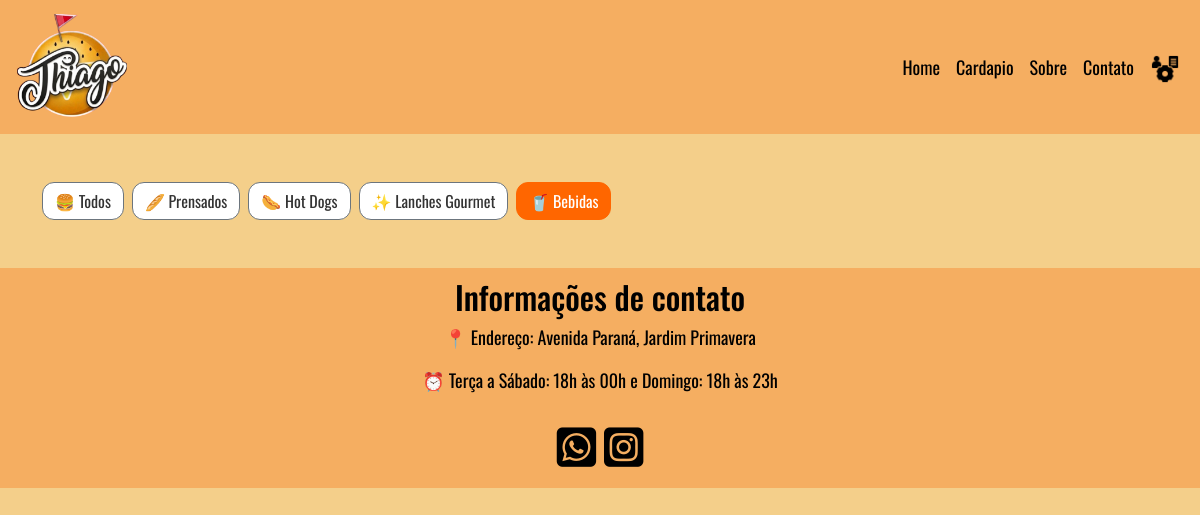
The page /cardapio?param=cardapio&categoria=BEBIDAS on the database as committed earlier.
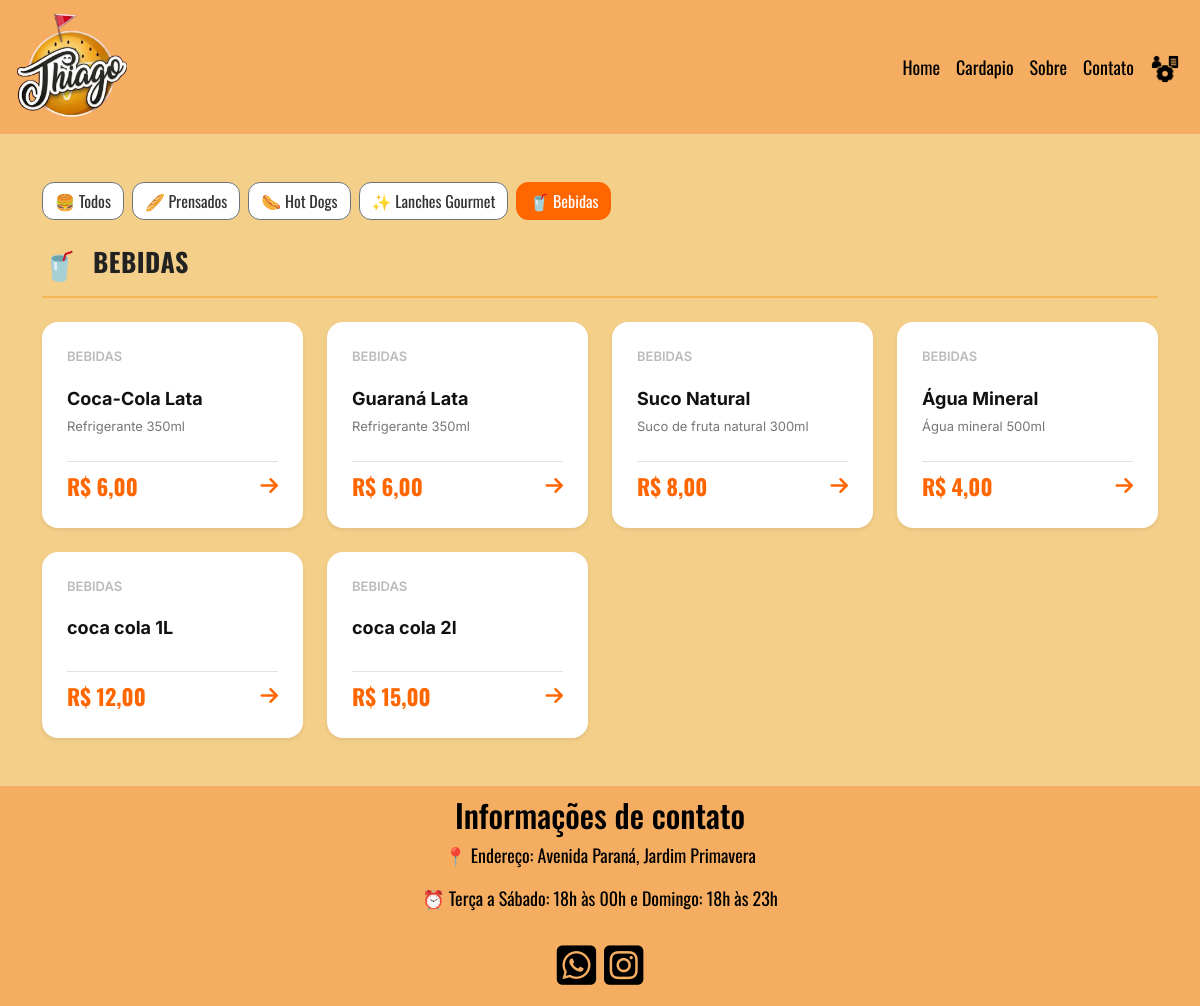
The same page on the database as committed later.
### tables this page shows
CREATE TABLE `produto` (
  `id_produto` int(11) NOT NULL,
  `id_categoria` int(11) NOT NULL,
  `nome_lanches` varchar(100) NOT NULL,
  `preco` float(10,2) NOT NULL,
  `popular` tinyint(1) DEFAULT 0,
  `ingredientes` text DEFAULT NULL
);

CREATE TABLE `categoria` (
  `id_categoria` int(11) NOT NULL,
  `nome_categoria` varchar(100) NOT NULL
);

### include/funcoes.php (called while the page is built, shortened)
<?php
function buscarTodosProdutos(mysqli $conn): array
{
    $cardapio = [];
    $icones = [
        'PRENSADOS' => '🥖',
        'HOT DOGS' => '🌭',
        'LANCHES GOURMET' => '✨',
        'BEBIDAS' => '🥤'
    ];
    $sql = "SELECT p.id_produto, p.nome_lanches, p.preco,
                   p.popular, p.ingredientes, c.nome_categoria
            FROM produto p
            JOIN categoria c ON p.id_categoria = c.id_categoria
            ORDER BY c.id_categoria, p.id_produto";
    $res = $conn->query($sql);
    while ($linha = $res->fetch_assoc()) {
        $categoria = strtoupper($linha['nome_categoria']);
        if (!isset($cardapio[$categoria])) {
            $cardapio[$categoria] = [
                'secao_titulo' => $categoria,
                'secao_icon'   => $icones[$categoria] ?? '🍔',
                'lanches'      => []
            ];
        }
        $ehPopular = ($linha['popular'] == 1 || $linha['popular'] === '1' || $linha['popular'] === true);
        $cardapio[$categoria]['lanches'][] = [
            'num'          => $categoria,
            'nome'         => $linha['nome_lanches'],
            'preco'        => (float) $linha['preco'],
            'ingredientes' => $linha['ingredientes'] ?? '',
            'popular'      => $ehPopular
        ];
    }
    return array_values($cardapio);
}

### pagina/cardapio.php (the view, shortened to what the changed rows need)
<?php
require_once "include/funcoes.php";
$cardapio_completo = buscarTodosProdutos($conn);
function filtrarPorCategoria(array $secoes, $categoriaSelecionada): array {
    $resultado = [];
    foreach ($secoes as $secao) {
        if (strtoupper($secao['secao_titulo']) === strtoupper($categoriaSelecionada)) {
            $resultado[] = $secao;
        }
    }
    return $resultado;
}
$categoriaAtual = $_GET['categoria'] ?? 'TODOS';
$cardapioParaExibir = filtrarPorCategoria($cardapio_completo, $categoriaAtual);
?>
<!DOCTYPE html>
<html lang="pt-br">
<head>
    <link href="https://cdn.jsdelivr.net/npm/bootstrap@5.3.0/dist/css/bootstrap.min.css" rel="stylesheet">
    <link rel="stylesheet" href="css/cardapio.css">
    <link rel="stylesheet" href="https://cdnjs.cloudflare.com/ajax/libs/font-awesome/6.5.1/css/all.min.css">
</head>
<body>
<div class="container menu-conteudo my-5">
    <?php foreach ($cardapioParaExibir as $secao): ?>
        <div class="menu-secao mb-5">
            <div class="secao-header d-flex align-items-center mb-4">
                <span class="secao-icon"><?php echo $secao['secao_icon']; ?></span>
                <h2 class="secao-title ms-3"><?php echo $secao['secao_titulo']; ?></h2>
            </div>
            <div class="row row-cols-1 row-cols-sm-2 row-cols-md-4 g-4">
                <?php foreach ($secao['lanches'] as $lanche): ?>
                    <div class="col">
                        <div class="card card-menu h-100 shadow-sm border-0 position-relative">
                            <div class="card-body d-flex flex-column justify-content-between p-4">
                                <div class="d-flex justify-content-between align-items-center mb-3">
                                    <span class="lanche-num"><?php echo $lanche['num']; ?></span>
                                </div>
                                <div class="mb-4">
                                    <h4 class="lanche-nome"><?php echo $lanche['nome']; ?></h4>
                                    <p class="lanche-ingredientes card-text"><?php echo $lanche['ingredientes']; ?></p>
                                </div>
                                <div class="d-flex justify-content-between align-items-center mt-auto pt-2 border-top">
                                    <span class="lanche-preco">R$ <?php echo number_format($lanche['preco'], 2, ',', '.'); ?></span>
                                    <a href="https://wa.me/5544998340641?text=Olá, gostaria de pedir <?php echo urlencode($lanche['nome']); ?>"
                                       target="_blank" class="seta-link text-decoration-none">
                                        <i class="fa-solid fa-arrow-right"></i>
                                    </a>
                                </div>
                            </div>
                        </div>
                    </div>
                <?php endforeach; ?>
            </div>
        </div>
    <?php endforeach; ?>
</div>
</body>
</html>

Rows that differ between the two databases and show on the page:
added produto: id_categoria.nome_categoria "BEBIDAS", nome_lanches "Coca-Cola Lata", ingredientes "Refrigerante 350ml", preco "6,00"
added produto: id_categoria.nome_categoria "BEBIDAS", nome_lanches "Guaraná Lata", ingredientes "Refrigerante 350ml", preco "6,00"
added produto: id_categoria.nome_categoria "BEBIDAS", nome_lanches "Suco Natural", ingredientes "Suco de fruta natural 300ml", preco "8,00"
added produto: id_categoria.nome_categoria "BEBIDAS", nome_lanches "Água Mineral", ingredientes "Água mineral 500ml", preco "4,00"
added produto: id_categoria.nome_categoria "BEBIDAS", nome_lanches "coca cola 1L", preco "12,00"
added produto: id_categoria.nome_categoria "BEBIDAS", nome_lanches "coca cola 2l", preco "15,00"
Other text that changed with them:
new list line: "🥤 BEBIDAS"
